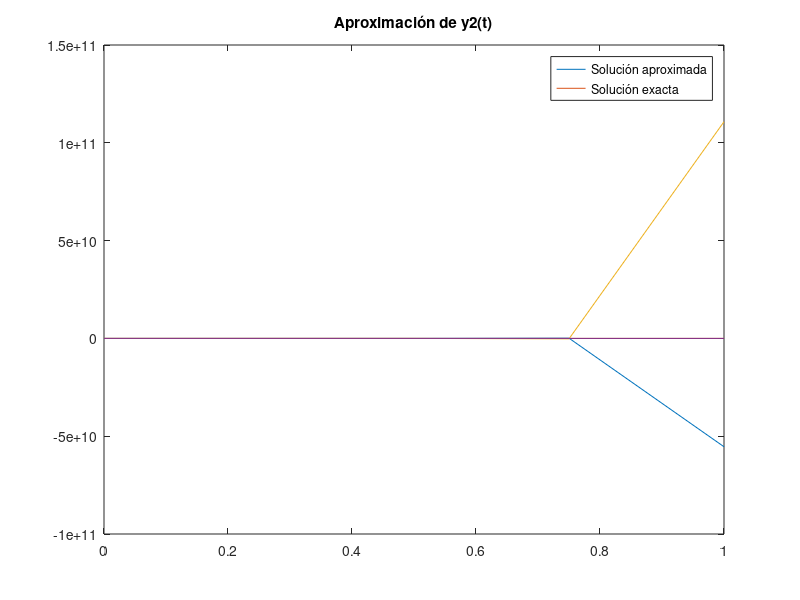

The MATLAB script that drew this image:
%Runge-Kutta-Fehlberg 45 de quinto orden
N= 2;
y = @(t,y) [9*y(1)+24*y(2)+5*cos(t)-1/3*sin(t); -24*y(1)-51*y(2)-9*cos(t)+1/3*sin(t)];
yexact = @(t) [2*exp(-3*t)-exp(-39*t)+1/3*cos(t); -exp(-3*t)+2*exp(-39*t)-1/3*cos(t)];
y1exact =  @(t) 2*exp(-3*t)-exp(-39*t)+1/3*cos(t)
y2exact = @(t) -exp(-3*t)+2*exp(-39*t)-1/3*cos(t);

a = 0;
b = 1;
y10 = 4/3;
y20 = 2/3;
y0 = [y10; y20];
hf = @(j) 2.^(-j);
h = hf(2);

T = (a:h:b)';
n = size(T,1);
Y=zeros(n,N);
Y(1,:)=y0;

A = [0 0 0 0 0 0; 1/4 0 0 0 0 0;3/32 9/32 0 0 0 0;
    1932/2197 -7200/2197 7296/2197 0 0 0; 439/216 -8 3680/513 -845/4104 0 0;
    -8/27 2 -3544/2565 1859/4104 -11/40 0]
B = [16/135 0 6656/12825 28561/56430 -9/50 2/55]
C = [0 1/4 3/8 12/13 1 1/2]

for j=1:n-1
    k1 = y(T(j),Y(j,:))';
    k2 = y(T(j)+C(2)*h,Y(j,:)+A(2,1)*k1*h)';
    k3 = y(T(j)+C(3)*h,Y(j,:)+(A(3,1)*k1+A(3,2)*k2)*h)';
    k4 = y(T(j)+C(4)*h,Y(j,:)+(A(4,1)*k1+A(4,2)*k2+A(4,3)*k3)*h)';
    k5 = y(T(j)+C(5)*h,Y(j,:)+(A(5,1)*k1+A(5,2)*k2+A(5,3)*k3+A(5,4)*k4)*h)';
    Y(j+1,:)=Y(j,:)+h*(B(1)*k1+B(2)*k2+B(3)*k3+B(4)*k4+B(5)*k5);
end

Y1exact = y1exact(T);
Y2exact = y2exact(T);

Yexact = [Y1exact Y2exact];


plot(T', Y(:,1))
hold on
plot(T', Y1exact)
legend('Solución aproximada','Solución exacta')
title("Aproximación de y1(t)" )


plot(T', Y(:,2))
hold on
plot(T', Y2exact)
legend('Solución aproximada','Solución exacta')
title("Aproximación de y2(t)" )